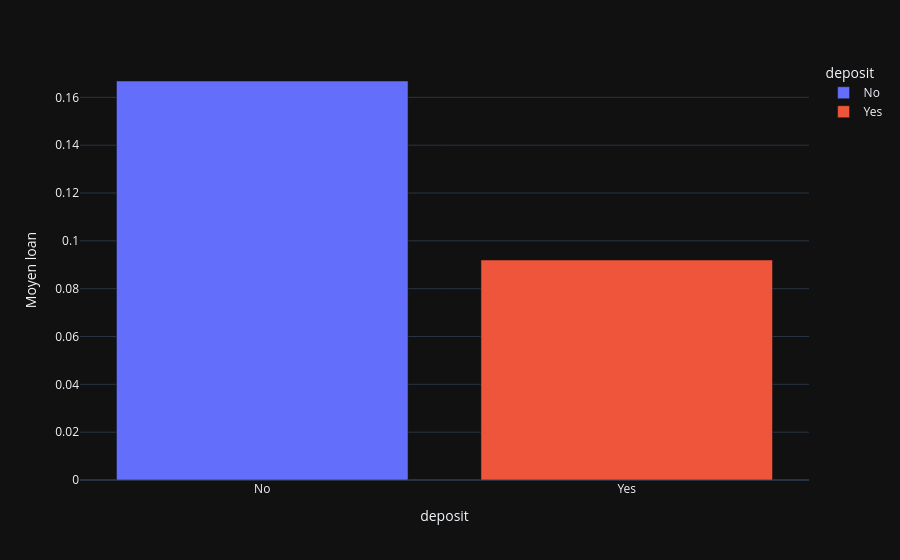

Source (notebook cell):
### Code cell
loen_deposit=data_filter.groupby("deposit")["loan"].mean().reset_index()
print(loen_deposit.head())
dic={1:"Yes",0:'No'}
loen_deposit_coder=loen_deposit.replace(dic)
fig=px.bar(loen_deposit_coder,x="deposit",y="loan",color="deposit",labels={"loan":"Moyen loan","deposit":"deposit"})
fig.show()

### Figure 1 — Plotly figure (JSON) as saved in the notebook; plotly's stock layout.template omitted (floating-point values rounded to 4 significant figures)
{"data": [{"hovertemplate": "deposit=%{x}<br>Moyen loan=%{y}<extra></extra>", "legendgroup": "No", "marker": {"color": "#636efa", "pattern": {"shape": ""}}, "name": "No", "orientation": "v", "showlegend": true, "textposition": "auto", "x": ["No"], "xaxis": "x", "y": [0.1668], "yaxis": "y", "type": "bar"}, {"hovertemplate": "deposit=%{x}<br>Moyen loan=%{y}<extra></extra>", "legendgroup": "Yes", "marker": {"color": "#EF553B", "pattern": {"shape": ""}}, "name": "Yes", "orientation": "v", "showlegend": true, "textposition": "auto", "x": ["Yes"], "xaxis": "x", "y": [0.092], "yaxis": "y", "type": "bar"}], "layout": {"xaxis": {"anchor": "y", "domain": [0.0, 1.0], "title": {"text": "deposit"}, "categoryorder": "array", "categoryarray": ["No", "Yes"]}, "yaxis": {"anchor": "x", "domain": [0.0, 1.0], "title": {"text": "Moyen loan"}}, "legend": {"title": {"text": "deposit"}, "tracegroupgap": 0}, "margin": {"t": 60}, "barmode": "relative"}}
